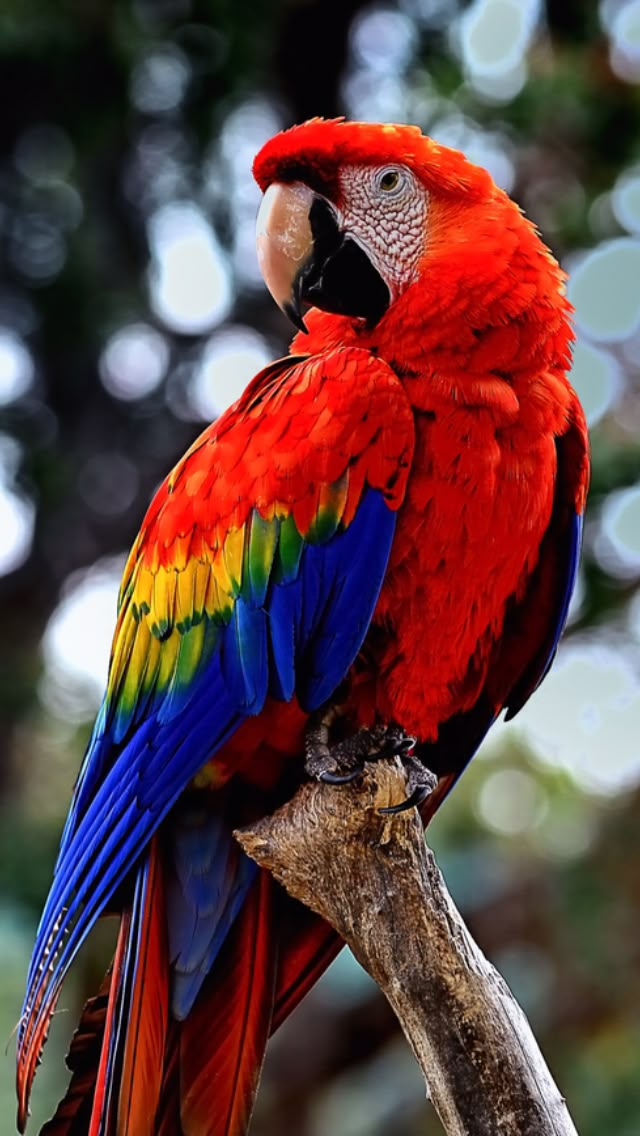
#> input picture parrot.jpeg, 640 x 1136 px
$ jupyter execute 'lab 4.ipynb'
#> lines starting #> are read from the running program, lines starting #| are printed output that depends on the picture; after the words box and inside, x2 and y2 are one past the last pixel; in counts of white or black regions, pixels touching at a corner belong together
[cell 1]
import cv2
import matplotlib.pyplot as plt
import numpy as np

img=cv2.imread("parrot.jpeg",0)
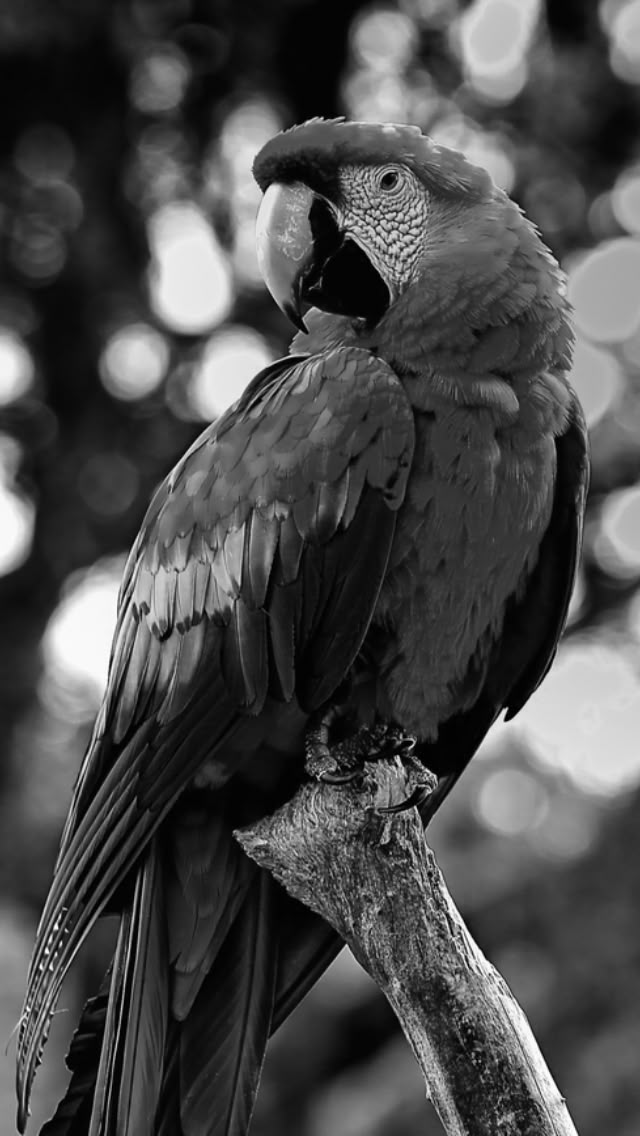
#> img: shape (1136, 640); min 0, max 255, mean 74.8
min_intensity=np.min(img)
#> min_intensity = 0
max_intensity=np.max(img)
#> max_intensity = 255
streched_img=(((img-min_intensity)/(max_intensity-min_intensity))*255).astype(np.uint8)

hist_original=cv2.calcHist([img],[0],None,[255],[0,255])
#> hist_original = 255 values, max 14009 at index 4, min 21 at index 254, mean 2851
hist_streched=cv2.calcHist([streched_img],[0],None,[255],[0,255])
#> hist_streched has the same summary as hist_original

equalized_img=cv2.equalizeHist(img)
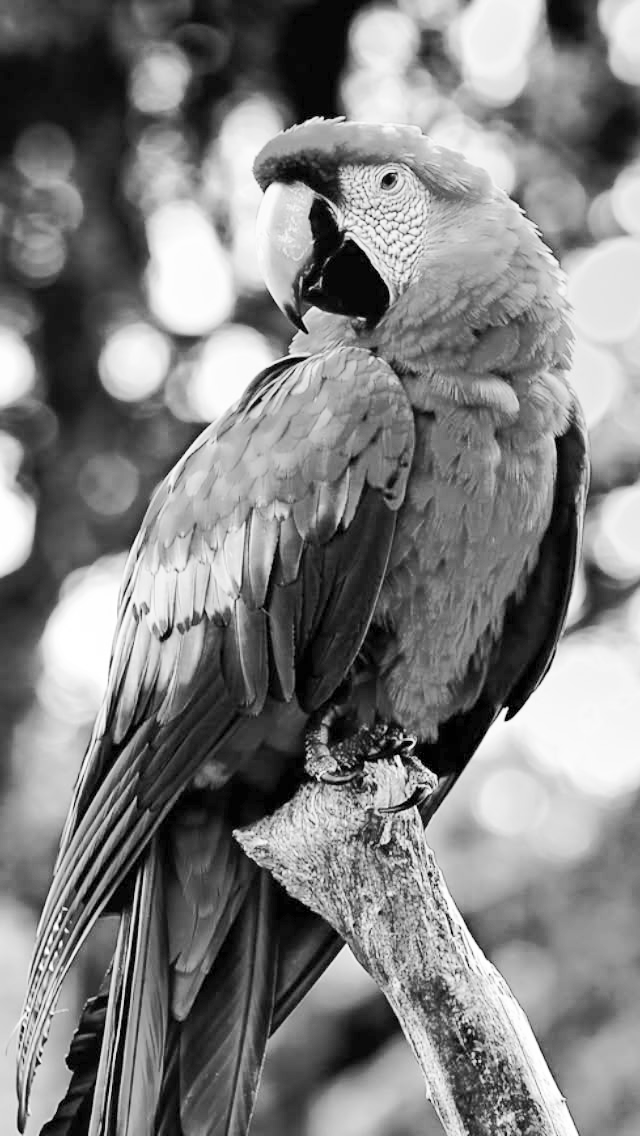
#> equalized_img: shape (1136, 640); min 0, max 255, mean 128.2
hist_equalized=cv2.calcHist([equalized_img],[0],None,[255],[0,255])
#> hist_equalized = 255 values, max 14009 at index 8, min 0 at index 2, mean 2843.3

plt.figure(figsize=(12,6))

plt.subplot(231)
plt.imshow(img,"Accent")
plt.title("Original Image")
plt.axis('off')

plt.subplot(232)
plt.imshow(streched_img,"Accent")
plt.title("Original Image")
plt.axis('off')

plt.subplot(233)
plt.imshow(equalized_img,"Accent")
plt.title("Original Image")
plt.axis('off')

plt.subplot(234)
plt.plot(hist_original)
plt.title("Original Image")
plt.xlim([0,256])

plt.subplot(235)
plt.plot(hist_streched)
plt.title("Original Image")
plt.xlim([0,256])

plt.subplot(236)
plt.plot(hist_equalized)
plt.title("Original Image")
plt.xlim([0,256])
#> figure, not shown here; panel 4: curve peaks at x = 4, y = 14009; panel 5: curve peaks at x = 4, y = 14009; panel 6: curve peaks at x = 8, y = 14009

[cell 2]
plt.figure()
plt.plot(hist_original, label="Original")
plt.plot(hist_streched, label="Stretched")
plt.plot(hist_equalized, label="Equalized")
plt.legend()
plt.title("Histogram Comparison")
plt.xlim([0,256])
plt.show()
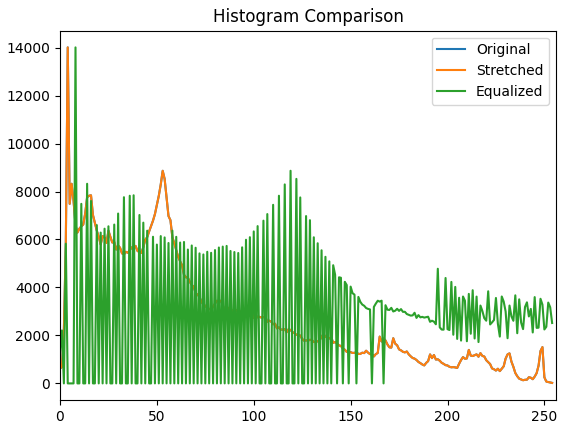
#> figure drawn by matplotlib, 1 panel; curve peaks at x = 4, y = 14009; curve peaks at x = 4, y = 14009; curve peaks at x = 8, y = 14009

[cell 3]
hist = cv2.calcHist([img], [0], None, [256], [0, 256])
#> hist = 256 values, max 14009 at index 4, min 21 at index 254, mean 2840

plt.figure(figsize=(10,4))
plt.bar(np.arange(256), hist[:,0])
plt.title("Histogram using plt.bar()")
plt.show()
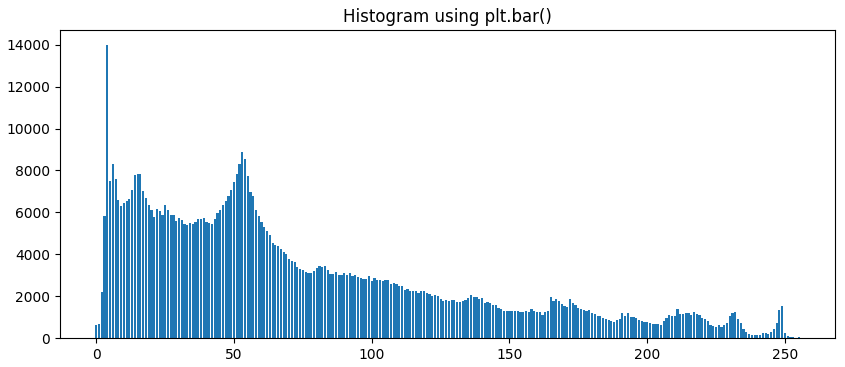
#> figure drawn by matplotlib, 1 panel; tallest bar 14009 high, from x = 3.6 to 4.4

[cell 4]
roi = img[50:200, 100:300]          # adjust these values based on your image
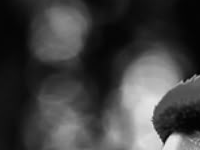
#> roi: shape (150, 200); min 0, max 233, mean 64.9

min_i = np.min(roi)
#> min_i = 0
max_i = np.max(roi)
#> max_i = 233

stretched_roi = (((roi - min_i) / (max_i - min_i)) * 255).astype(np.uint8)

# Replace ROI back into original image
img_roi_stretched = img.copy()
img_roi_stretched[50:200, 100:300] = stretched_roi
#> img_roi_stretched: shape (1136, 640); 3.66% of pixels changed, all inside (x1, y1, x2, y2) = (100, 50, 300, 200)

plt.figure(figsize=(10,4))
plt.subplot(121)
plt.imshow(img, cmap="gray")
plt.title("Original Image")
plt.axis("off")

plt.subplot(122)
plt.imshow(img_roi_stretched, cmap="gray")
plt.title("ROI Contrast Stretched")
plt.axis("off")
plt.show()

[cell 5]
color_img = cv2.imread("parrot.jpeg")
#> color_img is the input picture: shape (1136, 640, 3); mean B, G, R 65.7, 65.4, 97.1
color_img = cv2.cvtColor(color_img, cv2.COLOR_BGR2RGB)

# Equalize each channel separately
r, g, b = cv2.split(color_img)
r_eq = cv2.equalizeHist(r)
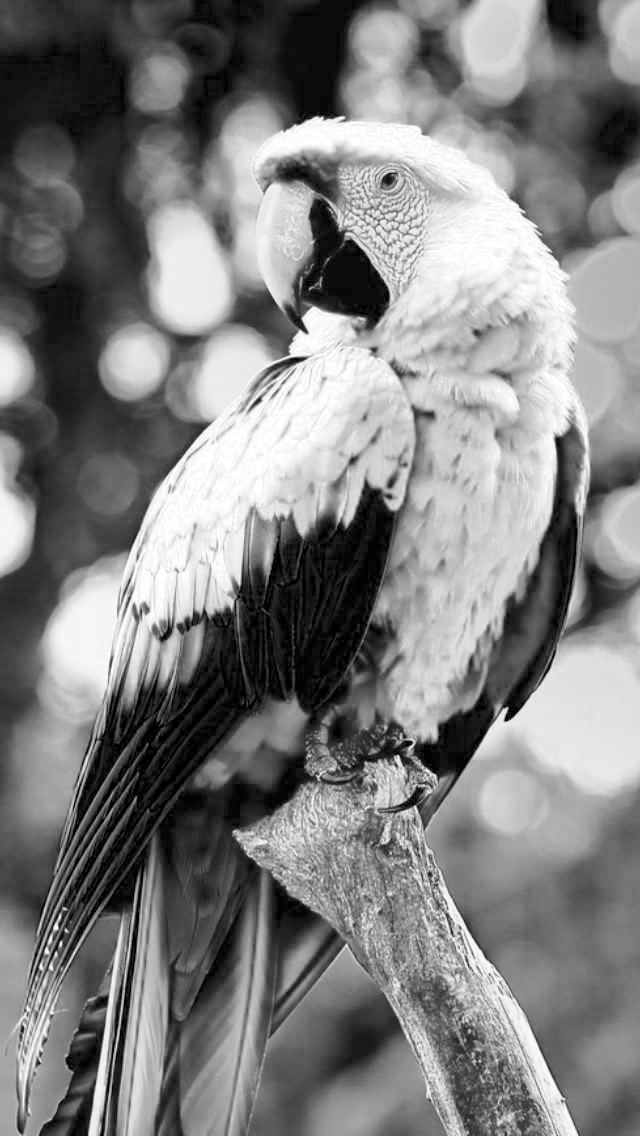
#> r_eq: shape (1136, 640); min 0, max 255, mean 127.5
g_eq = cv2.equalizeHist(g)
b_eq = cv2.equalizeHist(b)
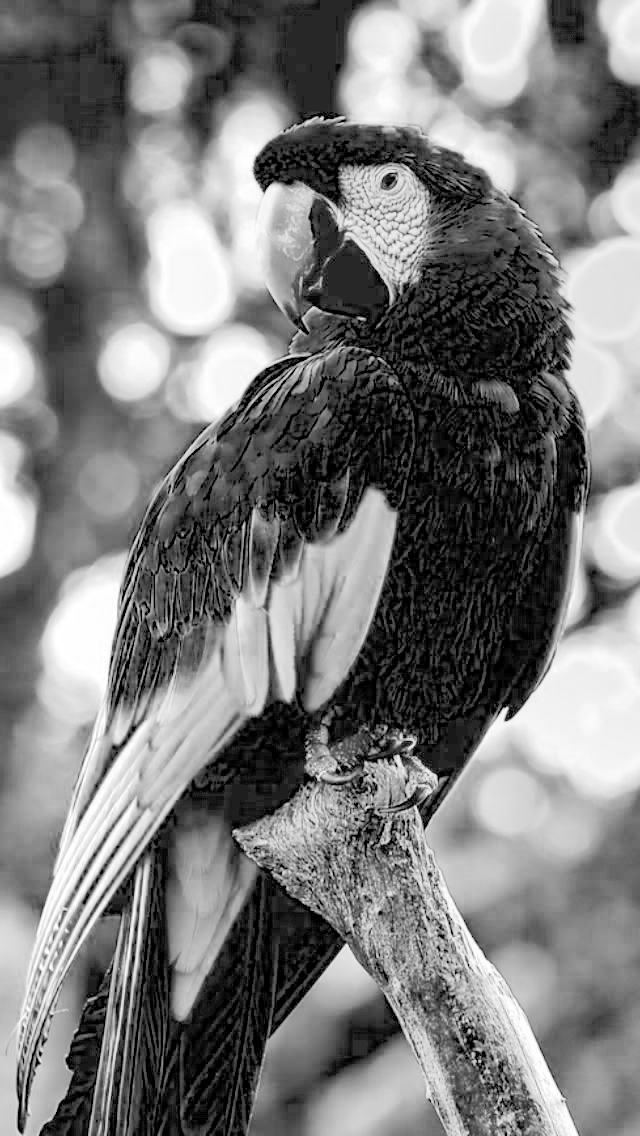
#> b_eq: shape (1136, 640); min 0, max 255, mean 122.3

equalized_color = cv2.merge((r_eq, g_eq, b_eq))
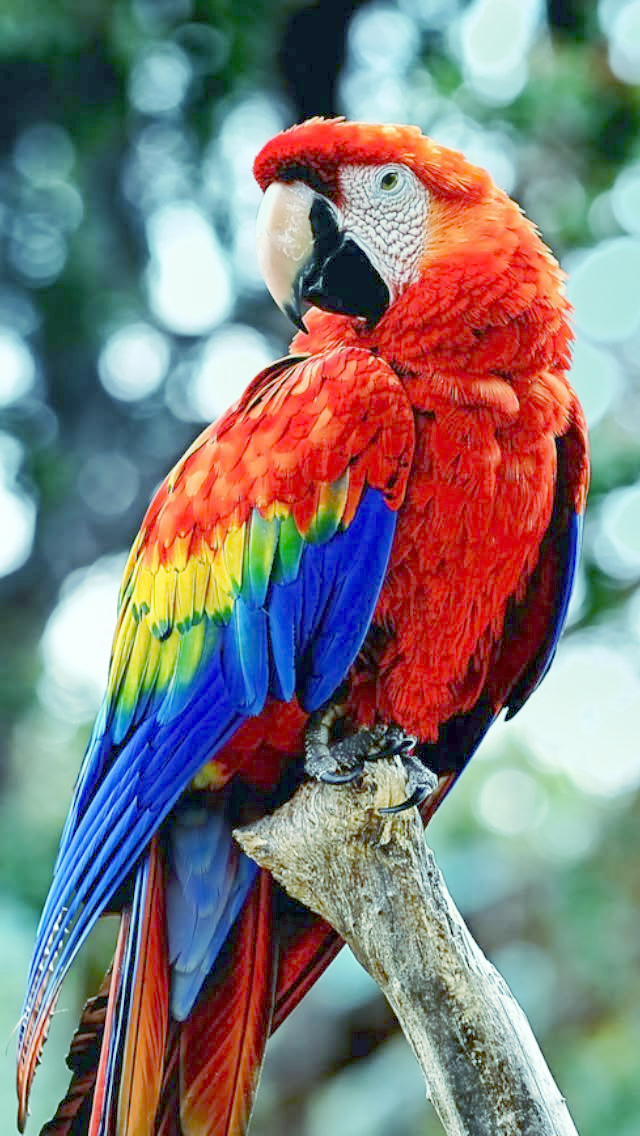
#> equalized_color: shape (1136, 640, 3); mean R, G, B 127.5, 124.1, 122.3

plt.figure(figsize=(10,4))
plt.subplot(121)
plt.imshow(color_img)
plt.title("Original Color Image")
plt.axis("off")

plt.subplot(122)
plt.imshow(equalized_color)
plt.title("Histogram Equalized Color")
plt.axis("off")
plt.show()
